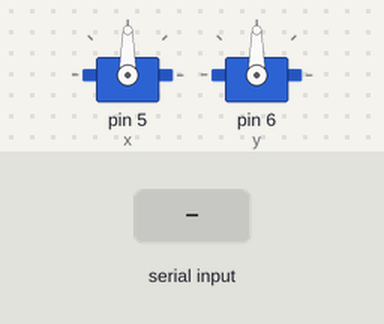
The sketch below on a simulated Arduino Uno, built with avr-gcc and run on an emulated ATmega328P. Parts: 2 × servo. Inputs (shaded band) come from the test bench.

Above: at 1.2 s.
1.3 s: "0" received over Serial
At 1.7 s:
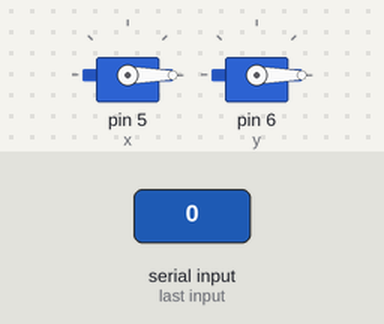
2.8 s: "1" received over Serial
At 4.1 s:
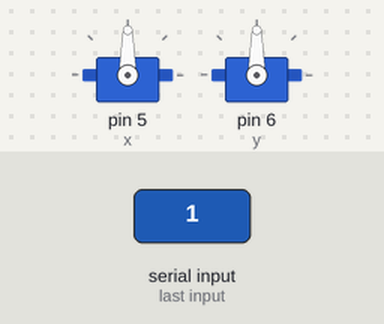
Timing chart, 0 to 5.8 s (numbered marks = the images above; inputs shaded):
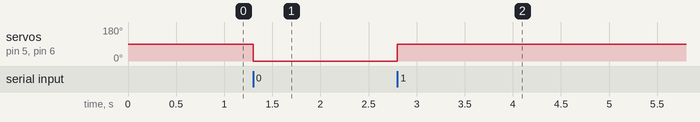

The sketch:

servo_code.ino
```cpp
  #include <Servo.h>

  char data = 0;
  Servo x;
  Servo y;
  void setup()
{
      Serial.begin(9600);
      x.attach(5);
      y.attach(6);
}

    void loop()
{
      if(Serial.available() > 0)
   {
        data = Serial.read();
        if(data == '1'){
          x.write(90);
          y.write(90);}
        else if(data == '0'){
          x.write(0);
          y.write(0);}
          }
}
```

Measured:
- after the input at 1.3 s, servo on pin 5 (x), servo on pin 6 (y): 90° → 0° at once
- after the input at 2.8 s, servo on pin 5 (x), servo on pin 6 (y): 0° → 90° at once
